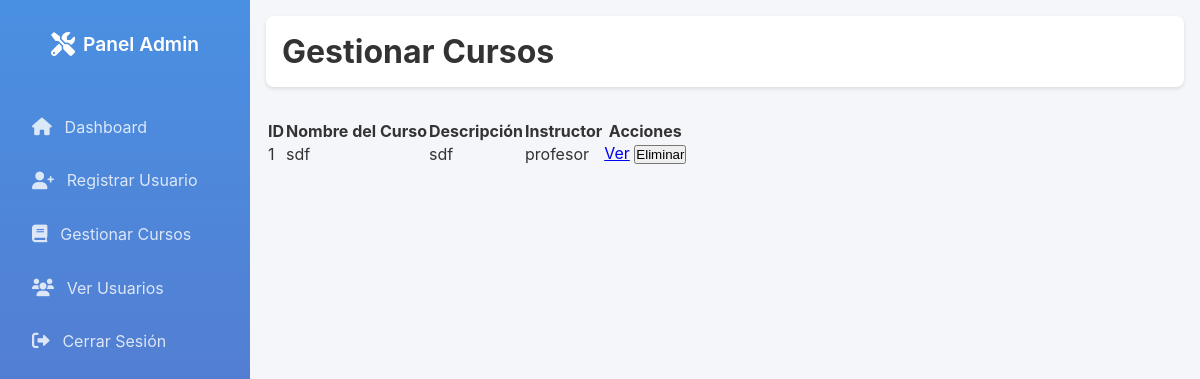
The app's page /admin/manage_courses (signed in) with its own data.
### models.py (models this page shows, shortened)
class Course(db.Model):
    __tablename__ = 'courses'
    id = db.Column(db.Integer, primary_key=True)
    name = db.Column(db.String(200), nullable=False)
    description = db.Column(db.String(500), nullable=False)
    instructor_id = db.Column(db.Integer, db.ForeignKey('users.id'), nullable=False)
    modules = db.relationship('Module', back_populates='course', lazy=True, cascade='all, delete-orphan')
    enrollments = db.relationship('CourseEnrollment', backref='course', lazy=True)

class User(UserMixin, db.Model):
    __tablename__ = 'users'
    id = db.Column(db.Integer, primary_key=True)
    username = db.Column(db.String(150), unique=True, nullable=False)
    email = db.Column(db.String(150), unique=True, nullable=False)
    password = db.Column(db.String(150), nullable=False)
    role_id = db.Column(db.Integer, db.ForeignKey('roles.id'), nullable=False)
    role = db.relationship('Role')
    courses = db.relationship('Course', backref='instructor')  # Cursos que enseña
    enrollments = db.relationship('CourseEnrollment', backref='student')  # Cursos en los que está inscrito
    responses = db.relationship('StudentResponse', backref='student')  # Respuestas de quizzes

### app.py (the view)
@app.route('/admin/manage_courses', methods=['GET', 'POST'])
@login_required
@role_required('admin')
def manage_courses():
    courses = Course.query.all()  # Obtén todos los cursos
    return render_template('admin/manage_courses.html', courses=courses)

### app.py (called while the page is built)
@login_manager.user_loader
def load_user(user_id):
    return User.query.get(int(user_id))

def role_required(role):
    def decorator(f):
        @wraps(f)
        def decorated_function(*args, **kwargs):
            if not current_user.is_authenticated or current_user.role.name != role:
                abort(403)
            return f(*args, **kwargs)
        return decorated_function
    return decorator

### app/templates/admin/manage_courses.html (shortened to what this page needs)
<!DOCTYPE html>
<html lang="es">
<head>
    <link rel="stylesheet" href="https://cdnjs.cloudflare.com/ajax/libs/font-awesome/6.0.0/css/all.min.css">
    <link rel="stylesheet" href="{{ url_for('static', filename='css/admin_dashboard.css') }}">
</head>
<body>
    <div class="admin-container">
        {% include 'admin/sidebar.html' %}
        <main class="main-content">
            <header class="top-bar">
                <h1>Gestionar Cursos</h1>
            </header>
            <table class="courses-table">
                <thead>
                    <tr>
                        <th>ID</th>
                        <th>Nombre del Curso</th>
                        <th>Descripción</th>
                        <th>Instructor</th>
                        <th>Acciones</th>
                    </tr>
                </thead>
                <tbody>
                    {% for course in courses %}
                    <tr>
                        <td>{{ course.id }}</td>
                        <td>{{ course.name }}</td>
                        <td>{{ course.description }}</td>
                        <td>{{ course.instructor.username }}</td>
                        <td>
                            <a href="{{ url_for('view_course', course_id=course.id) }}" class="btn btn-info">Ver</a>
                            <form method="POST" action="{{ url_for('delete_course', course_id=course.id) }}" style="display:inline;">
                                <button type="submit" class="btn btn-danger">Eliminar</button>
                            </form>
                        </td>
                    </tr>
                    {% endfor %}
                </tbody>
            </table>
        </main>
    </div>
</body>
</html>

### app/static/css/admin_dashboard.css (style rules this page uses)
* { margin: 0; padding: 0; box-sizing: border-box; }
body { font-family: "Inter", sans-serif; background-color: #f5f6fa; color: #333333; }
.admin-container { display: flex; min-height: 100vh; }
.main-content { flex: 1; padding: 1rem; }
.top-bar { display: flex; align-items: center; justify-content: space-between; background-color: #ffffff; padding: 1rem; border-radius: 8px; box-shadow: 0 2px 4px rgba(0, 0, 0, 0.1); margin-bottom: 2rem; }

### records on screen
Course: id "1", name "sdf", description "sdf", instructor.username "profesor"
